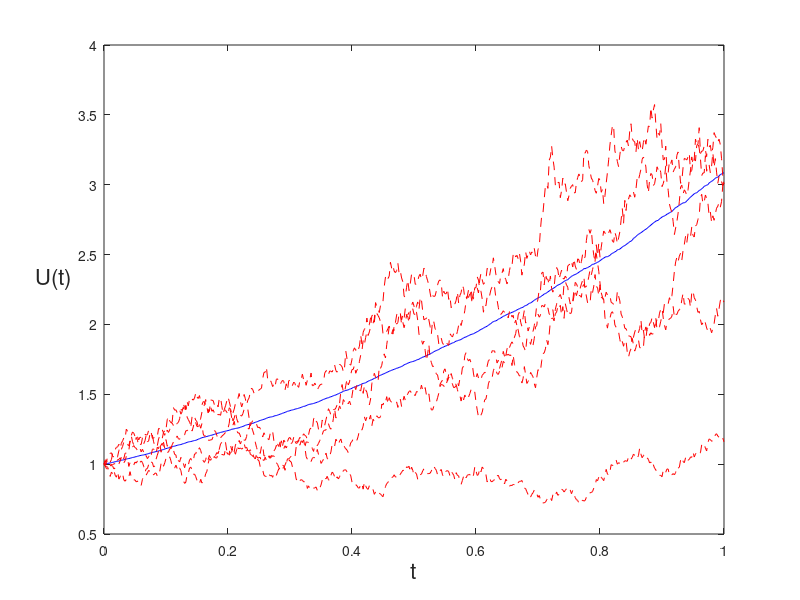

Recreate this plot in MATLAB.
%BPATH3  Function along a Brownian path

randn('state',100)                                % set the state of randn
T = 1; N = 500; dt = T/N; t = [dt:dt:1];

M = 1000;                                         % M paths simultaneously
dW = sqrt(dt)*randn(M,N);                         % increments
W = cumsum(dW,2);                                 % cumulative sum
U = exp(repmat(t,[M 1]) + 0.5*W);
Umean = mean(U);
plot([0,t],[1,Umean],'b-'), hold on               % plot mean over M paths
plot([0,t],[ones(5,1),U(1:5,:)],'r--'), hold off  % plot 5 individual paths
xlabel('t','FontSize',16)
ylabel('U(t)','FontSize',16,'Rotation',0,'HorizontalAlignment','right')

% suppress code analyzer message
%#ok<*NOPTS>

averr = norm((Umean - exp(9*t/8)),'inf')          % sample error